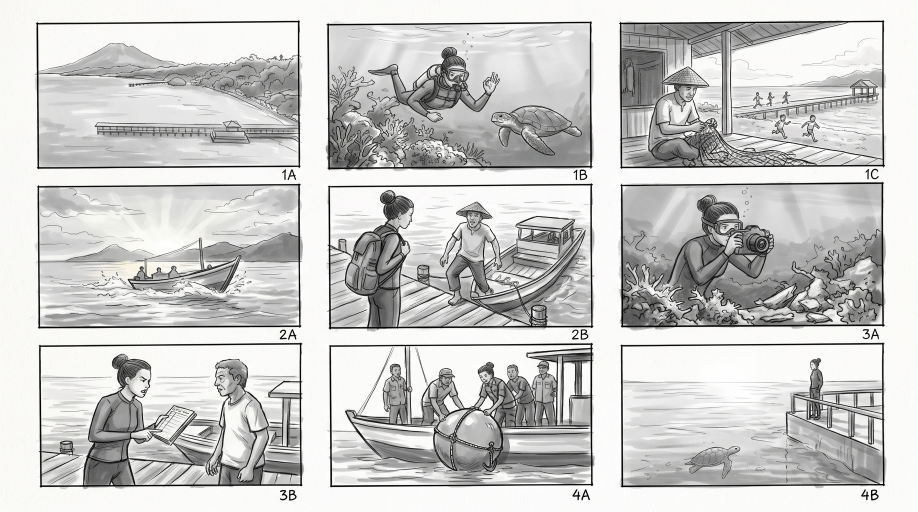
#> input picture storyboard/frames/storyboard-2shot-per-scene_v002.jpg, 2752 x 1536 px (shown at 1/3 size)
$ python slice-storyboard.py
#> lines starting #> are read from the running program, lines starting #| are printed output that depends on the picture
"""
Memotong papan cerita 3x3 (storyboard-2shot-per-scene_v002.jpg) menjadi 9 panel.

Hasil: motion/public/board/panel-<kode>.jpg untuk 1A, 1B, 1C, 2A, 2B, 3A,
3B, 4A, 4B — dipakai animatic Remotion sebagai plate sementara.

Garis panel dideteksi dari profil piksel gelap, jadi angka di bawah adalah hasil
deteksi, bukan tebakan: batas baris (66, 503), (554, 982), (1032, 1458) dan
batas kolom (113, 900), (986, 1775), (1863, 2650).

Jalankan: python scripts/slice-storyboard.py
"""

from pathlib import Path

from PIL import Image

ROOT = Path(__file__).resolve().parents[1]
SRC = ROOT / "storyboard" / "frames" / "storyboard-2shot-per-scene_v002.jpg"
OUT = ROOT / "motion" / "public" / "board"

ROWS = [(66, 503), (554, 982), (1032, 1458)]
COLS = [(113, 900), (986, 1775), (1863, 2650)]
NAMES = [["1a", "1b", "1c"], ["2a", "2b", "3a"], ["3b", "4a", "4b"]]

INSET = 3  # buang garis tepi hitam


def main():
    OUT.mkdir(parents=True, exist_ok=True)
    img = Image.open(SRC).convert("RGB")
#> img is the input picture: PIL image 2752x1536 RGB; mean R, G, B 202.2, 202, 201
    print("sumber:", SRC, img.size)
#| sumber: storyboard/frames/storyboard-2shot-per-scene_v002.jpg (2752, 1536)

    for r, (y0, y1) in enumerate(ROWS):
        for c, (x0, x1) in enumerate(COLS):
            box = (x0 + INSET, y0 + INSET, x1 - INSET, y1 - INSET)
            crop = img.crop(box)
            name = NAMES[r][c]
            path = OUT / f"panel-{name}.jpg"
            crop.save(path, quality=90, optimize=True)
            print(f"panel-{name}: {crop.size[0]}x{crop.size[1]} -> {path.name} "
                  f"({path.stat().st_size // 1024} KB)")
#> this loop made 3 passes
#> pass 1, in main, `crop.save(path, quality=90, optimize=True)`:
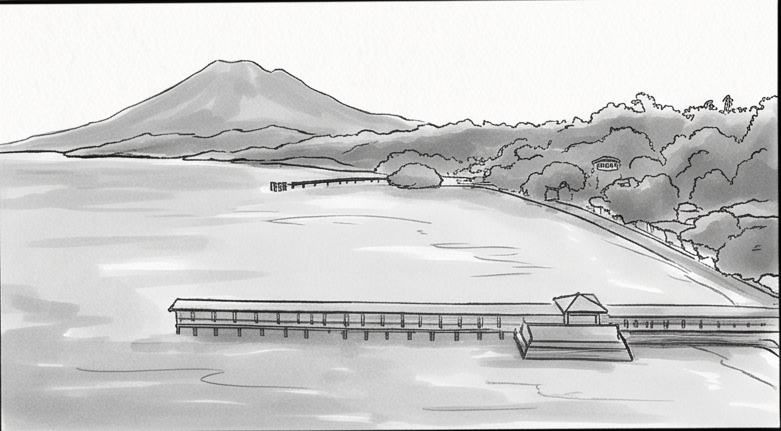
#> saved as panel-1a.jpg: PIL image 781x431 RGB; mean R, G, B 205.8, 205.7, 204.9
#> pass 1, in main, `crop.save(path, quality=90, optimize=True)`:
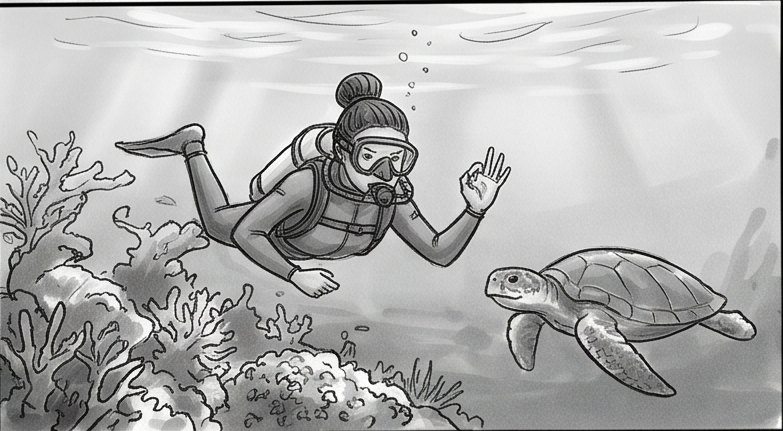
#> saved as panel-1b.jpg: PIL image 783x431 RGB; mean R, G, B 176.4, 176.4, 175.9
#> pass 1, in main, `crop.save(path, quality=90, optimize=True)`:
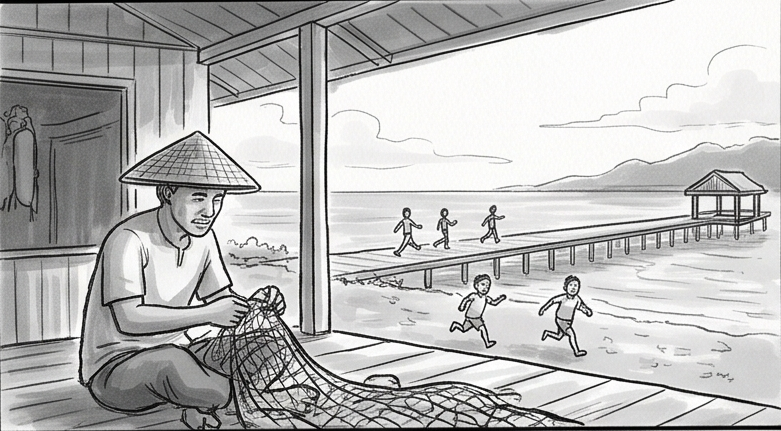
#> saved as panel-1c.jpg: PIL image 781x431 RGB; mean R, G, B 184.9, 184.6, 183.9
#> pass 2, in main, `crop.save(path, quality=90, optimize=True)`:
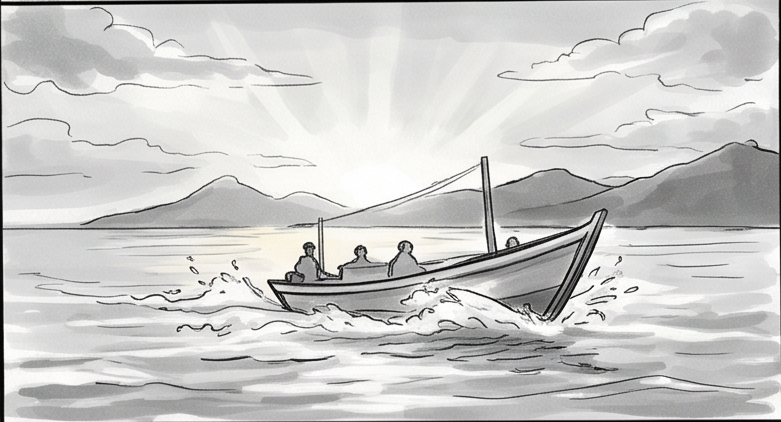
#> saved as panel-2a.jpg: PIL image 781x422 RGB; mean R, G, B 202.9, 202.8, 201.2
#> after the loop:
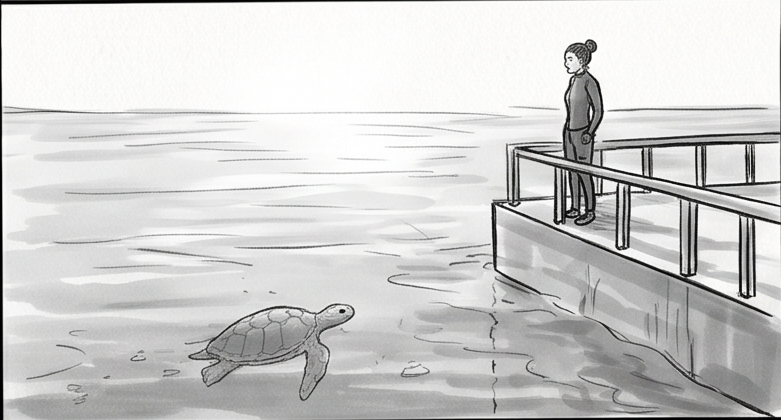
#> crop: PIL image 781x420 RGB; mean R, G, B 208.2, 208.1, 207.4


if __name__ == "__main__":
    main()

$ run again, with storyboard/frames/storyboard-2shot-per-scene_v001.jpg copied over storyboard/frames/storyboard-2shot-per-scene_v002.jpg
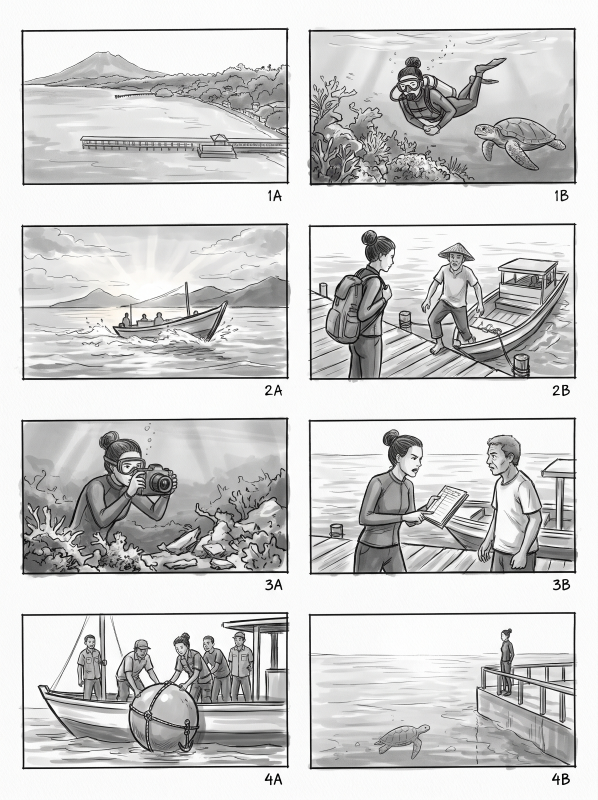
#> input picture storyboard/frames/storyboard-2shot-per-scene_v001.jpg, 1792 x 2400 px (shown at 1/3 size)
#> in main, img is the input picture: PIL image 1792x2400 RGB; mean R, G, B 205.3, 205.2, 204.8
#| sumber: storyboard/frames/storyboard-2shot-per-scene_v002.jpg (1792, 2400)
#> the loop in main, `for r, (y0, y1) in enumerate(ROWS):` made 3 passes
#> pass 1, in main, `crop.save(path, quality=90, optimize=True)`:
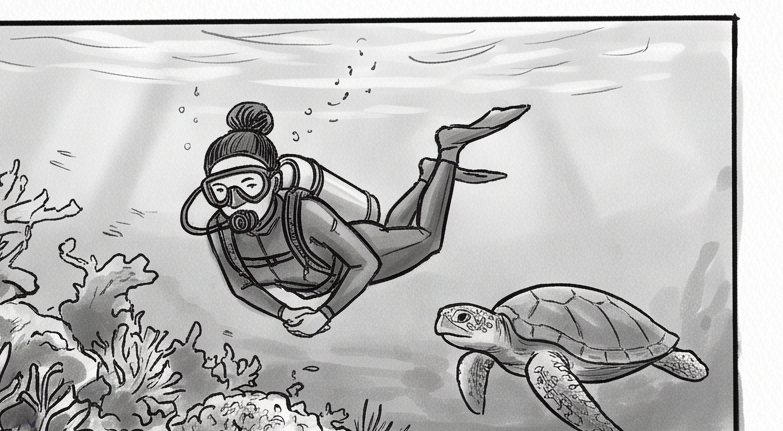
#> saved as panel-1b.jpg: PIL image 783x431 RGB; mean R, G, B 187.2, 186.9, 186.5
#> pass 2, in main, `crop.save(path, quality=90, optimize=True)`:
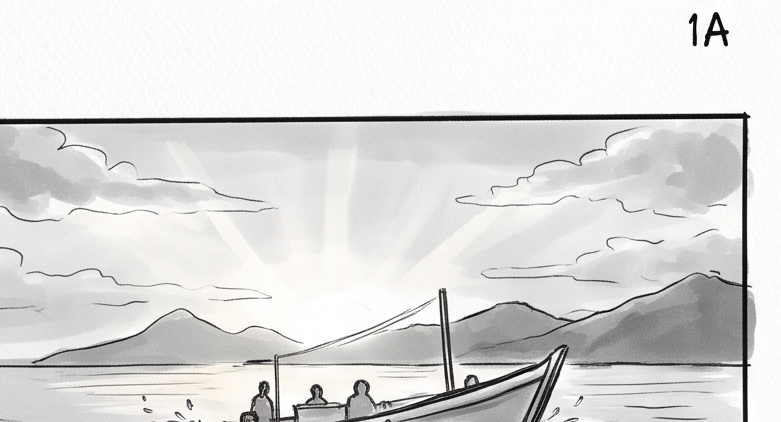
#> saved as panel-2a.jpg: PIL image 781x422 RGB; mean R, G, B 220.2, 219.9, 218.8
